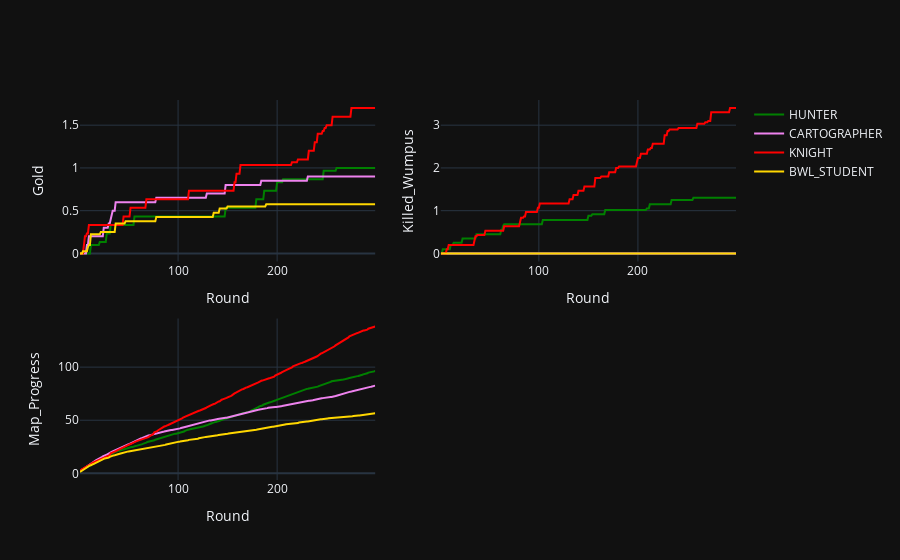

The cell this chart's notebook holds for it:
### Code cell
# Plot progress multiple run avg
colors = ["green", "violet", "red", "gold"]
legent = True
plt = make_subplots(rows=2, cols=2)
d = {}
goals = ["Gold", "Killed_Wumpus", "Map_Progress"]
for goalID in range(len(goals)):
    for role in AgentRole:
        df = data[data["Role"] == role.name]
        d["x"] = df["Round"].values
        d["y"] = df[goals[goalID]].values
        txt = [f"Role: {role.name}" for _ in range(0, number_of_steps)]
        plt.add_trace(go.Line(
            d, name=role.name, text=txt, showlegend = legent, line_color=colors[role.value]
        ), row=(goalID//2)+1, col=goalID%2+1)
    legent = False
    plt.update_xaxes(title_text="Round", row=(goalID//2)+1, col=goalID%2+1)
    plt.update_yaxes(title_text=goals[goalID], row=(goalID//2)+1, col=goalID%2+1)

plt

### Figure 1 — Plotly figure (JSON) as saved in the notebook; plotly's stock layout.template omitted (floating-point values rounded to 4 significant figures; data arrays with more than 128 entries replaced by an {"elided": "..."} marker saying what was removed)
{"data": [{"name": "HUNTER", "showlegend": true, "text": {"elided": "300 str values"}, "x": {"elided": "299 int values"}, "y": {"elided": "299 float values"}, "type": "scatter", "line": {"color": "green"}, "xaxis": "x", "yaxis": "y"}, {"name": "CARTOGRAPHER", "showlegend": true, "text": {"elided": "300 str values"}, "x": {"elided": "299 int values"}, "y": {"elided": "299 float values"}, "type": "scatter", "line": {"color": "violet"}, "xaxis": "x", "yaxis": "y"}, {"name": "KNIGHT", "showlegend": true, "text": {"elided": "300 str values"}, "x": {"elided": "299 int values"}, "y": {"elided": "299 float values"}, "type": "scatter", "line": {"color": "red"}, "xaxis": "x", "yaxis": "y"}, {"name": "BWL_STUDENT", "showlegend": true, "text": {"elided": "300 str values"}, "x": {"elided": "299 int values"}, "y": {"elided": "299 float values"}, "type": "scatter", "line": {"color": "gold"}, "xaxis": "x", "yaxis": "y"}, {"name": "HUNTER", "showlegend": false, "text": {"elided": "300 str values"}, "x": {"elided": "299 int values"}, "y": {"elided": "299 float values"}, "type": "scatter", "line": {"color": "green"}, "xaxis": "x2", "yaxis": "y2"}, {"name": "CARTOGRAPHER", "showlegend": false, "text": {"elided": "300 str values"}, "x": {"elided": "299 int values"}, "y": {"elided": "299 float values"}, "type": "scatter", "line": {"color": "violet"}, "xaxis": "x2", "yaxis": "y2"}, {"name": "KNIGHT", "showlegend": false, "text": {"elided": "300 str values"}, "x": {"elided": "299 int values"}, "y": {"elided": "299 float values"}, "type": "scatter", "line": {"color": "red"}, "xaxis": "x2", "yaxis": "y2"}, {"name": "BWL_STUDENT", "showlegend": false, "text": {"elided": "300 str values"}, "x": {"elided": "299 int values"}, "y": {"elided": "299 float values"}, "type": "scatter", "line": {"color": "gold"}, "xaxis": "x2", "yaxis": "y2"}, {"name": "HUNTER", "showlegend": false, "text": {"elided": "300 str values"}, "x": {"elided": "299 int values"}, "y": {"elided": "299 float values"}, "type": "scatter", "line": {"color": "green"}, "xaxis": "x3", "yaxis": "y3"}, {"name": "CARTOGRAPHER", "showlegend": false, "text": {"elided": "300 str values"}, "x": {"elided": "299 int values"}, "y": {"elided": "299 float values"}, "type": "scatter", "line": {"color": "violet"}, "xaxis": "x3", "yaxis": "y3"}, {"name": "KNIGHT", "showlegend": false, "text": {"elided": "300 str values"}, "x": {"elided": "299 int values"}, "y": {"elided": "299 float values"}, "type": "scatter", "line": {"color": "red"}, "xaxis": "x3", "yaxis": "y3"}, {"name": "BWL_STUDENT", "showlegend": false, "text": {"elided": "300 str values"}, "x": {"elided": "299 int values"}, "y": {"elided": "299 float values"}, "type": "scatter", "line": {"color": "gold"}, "xaxis": "x3", "yaxis": "y3"}], "layout": {"xaxis": {"anchor": "y", "domain": [0.0, 0.45], "title": {"text": "Round"}}, "yaxis": {"anchor": "x", "domain": [0.575, 1.0], "title": {"text": "Gold"}}, "xaxis2": {"anchor": "y2", "domain": [0.55, 1.0], "title": {"text": "Round"}}, "yaxis2": {"anchor": "x2", "domain": [0.575, 1.0], "title": {"text": "Killed_Wumpus"}}, "xaxis3": {"anchor": "y3", "domain": [0.0, 0.45], "title": {"text": "Round"}}, "yaxis3": {"anchor": "x3", "domain": [0.0, 0.425], "title": {"text": "Map_Progress"}}, "xaxis4": {"anchor": "y4", "domain": [0.55, 1.0]}, "yaxis4": {"anchor": "x4", "domain": [0.0, 0.425]}}}
